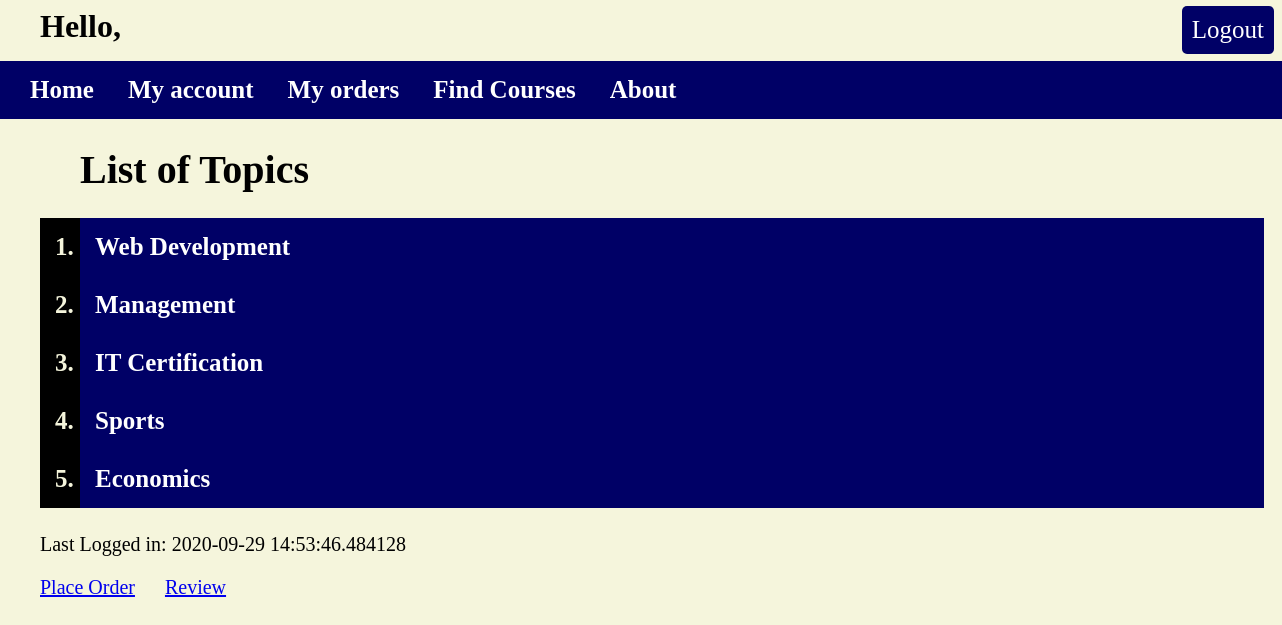
Screenshot of /myapp/ (signed in) with the database file from the repository.
### myapp/models.py (models this page shows, shortened)
class Topic(models.Model):
    name = models.CharField(max_length=200)
    length = models.IntegerField(default=12)

### myapp/views.py (the view)
# urls.py: path(r'', IndexView.as_view(), name='index'),
class IndexView(View):
    def get(self, request):
        top_list = Topic.objects.all().order_by('id')[:10]
        return render(request, 'myapp/index.html', {'top_list': top_list, 'last_login': request.session.get('last_login', False)})

### myapp/templates/myapp/index.html (shortened to what this page needs)
{% extends 'myapp/base.html' %}
{% block body_block %}
    <div class="main_body">
    {% if top_list %}
        <h1 class="heading">List of Topics</h1>
        <ol>
            {% for top  in top_list %}
                <li class="cstyle"><a href="/myapp/{{  top.id }}"> {{ top.name}} </a></li>
            {% endfor %}
        </ol>
    {% else %}
        <strong>There are no available topics!</strong>
    {% endif %}
    {% if last_login %}
        <p>Last Logged in: {{ last_login }}</p>
    {% else %}
        <p>Your last login was more than one hour ago!</p>
    {% endif %}
    <p><a href="{% url 'myapp:place_order' %}">Place Order</a> &emsp;
        <a href="{% url 'myapp:review' %}">Review</a></p><br>
    </div>
{% endblock %}

### myapp/static/myapp/style.css (style rules this page uses)
body { background-color: beige; margin-left: 0px; overflow-x: hidden; }
.main_body { position: relative; left:40px; font-size: 20px; }
.heading { position: relative; left: 40px; font-weight: bolder; margin-bottom: 5px; }
* { font-family: calibri; }
.cstyle { font-size: 25px; font-weight: bold; padding: 15px; background-color: #000066; width: 90vw; color: beige; cursor: pointer; }
li a { text-decoration: none; color: white; font-size: 25px; }
ol { background-color: black; color: beige; font-size: 25px; font-weight: bold; width:max-content; }

### rows the page displays
Topic: name "Web Development"
Topic: name "Management"
Topic: name "IT Certification"
Topic: name "Sports"
Topic: name "Economics"

### other values shown
{{ last_login }} "2020-09-29 14:53:46.484128"
